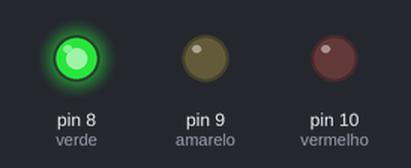
A sketch run on a simulated Arduino Uno, built with avr-gcc and run on an emulated ATmega328P. On the bench: output pins drawn as LEDs (lit = HIGH).

Above: at 0.5 s.
At 1.5 s:
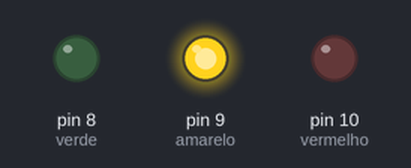
At 5.5 s:
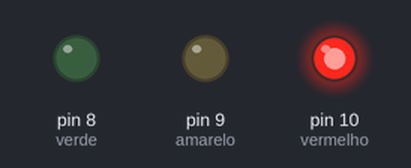
Timing chart, 0 to 6.9 s (numbered marks = the images above):
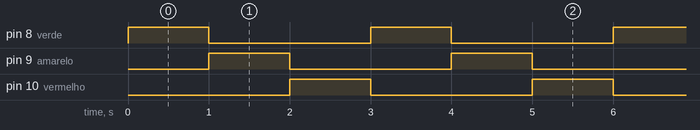

Measured:
- by itself, pin 8 (verde), pin 9 (amarelo), pin 10 (vermelho): alternates HIGH for 1.0 s and LOW for 2.0 s
- by itself, everything shown: repeats every 3.0 s, in 4 steps

The sketch:

sem_foro_simples1.ino
```cpp
// semáforo simples

// Declara as portas do arduino utilizadas

int verde = 8;
int amarelo = 9;
int vermelho = 10;

//Configura as portas como saída de informação/energia

void setup(){

  pinMode(vermelho,OUTPUT);
  pinMode(amarelo,OUTPUT);
  pinMode(verde,OUTPUT);


}

void loop(){
 digitalWrite(verde,HIGH);
 delay(1000);
 digitalWrite(verde,LOW);

 digitalWrite(amarelo,HIGH);
 delay(1000);
 digitalWrite(amarelo,LOW);

 digitalWrite(vermelho,HIGH);
 delay(1000);
 digitalWrite(vermelho,LOW);
}
```
